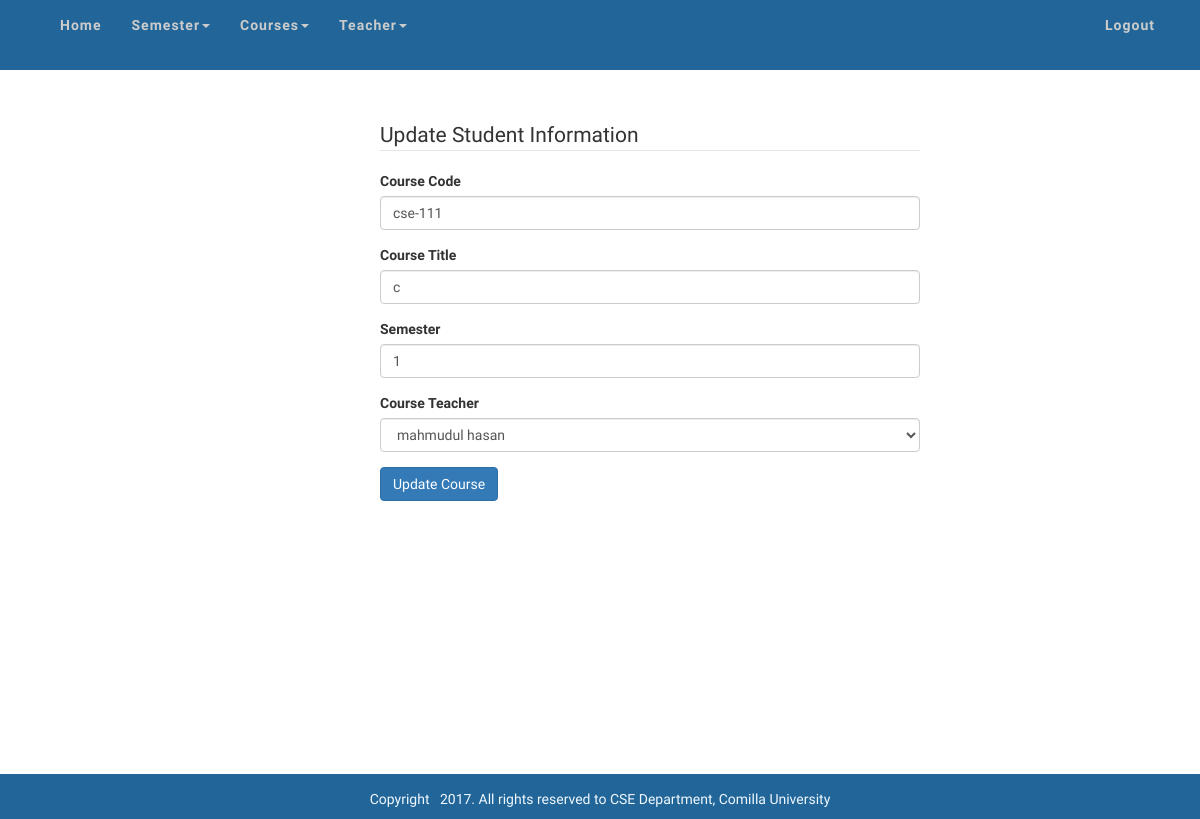
The page /admin/edit_course.php?c_id=4 (signed in) on the database its author committed.
### tables this page shows
CREATE TABLE `courses` (
  `c_id` int(11) NOT NULL,
  `course_code` varchar(255) NOT NULL,
  `course_title` varchar(255) NOT NULL,
  `semester` int(11) NOT NULL,
  `course_teacher_id` int(11) NOT NULL,
  `course_credit` int(11) NOT NULL
);

### admin/edit_course.php (the view, shortened to what this page needs)
<?php include "admin_header.php";?>
<?php include "admin_menu.php"?>
<?php
    if(isset($_GET['c_id'])){
        $course_edit_id = $_GET['c_id'];
    }
    $query = "SELECT * FROM courses WHERE c_id = {$course_edit_id}";
    $course_query = mysqli_query($connection,$query);
    while($row = mysqli_fetch_assoc($course_query)){
        $course_code = $row['course_code'];
        $course_title = $row['course_title'];
        $semester = $row['semester'];
        $course_teacher_id = $row['course_teacher_id'];
    }
?>
<div class="body_content container">
    <div class="col-md-3"></div>
    <div class="col-md-6 update-form">
        <form action="" method="post" enctype="multipart/form-data">
            <fieldset>
               <legend>Update Student Information</legend>
                <div class="form-group">
                    <label for="course_code"> Course Code</label>
                    <input type="text" class="form-control" name="course_code" id="course_code" placeholder="First Name" value="<?php echo $course_code; ?>">
                </div>
                <div class="form-group">
                    <label for="course_title">Course Title</label>
                    <input type="text" class="form-control" name="course_title" id="course_title" placeholder="Last Name" value="<?php echo $course_title; ?>">
                </div>
                <div class="form-group">
                    <label for="semester">Semester</label>
                    <input type="text" class="form-control" name="semester" id="semester" placeholder="Semester Number" value="<?php echo $semester; ?>">
                </div>
                <div class="form-group">
                    <label for="course_teacher">Course Teacher</label>
                    <select name="course_teacher_id" id="" class="form-control">
                        <?php
                            $query = "SELECT * FROM teacher WHERE teacher_id = $course_teacher_id";
                            $teacher_query = mysqli_query($connection,$query);
                            while($row = mysqli_fetch_assoc($teacher_query)){
                                $teacher_id = $row['teacher_id'];
                                $teacher_name = $row['teacher_name'];
                                echo " <option value='{$teacher_id}'>{$teacher_name}</option> ";
                            }
                        ?>
                    </select>
                </div>
                <div class="form-group">
                    <input type="submit" class="btn btn-primary" name="update_course" value="Update Course">
                </div>
            </fieldset>
        </form>
    </div>
    <div class="col-md-3"></div>
</div>
<?php include "admin_footer.php" ?>

### css/style.css (style rules this page uses)
body { margin: 0; padding: 0; font-family: 'Oxygen', sans-serif; }
.body_content { min-height: 88vh; }
.update-form { margin: 0 auto; }
.update-form { margin: 50px; }

### rows shown on the page
courses: course_code "cse-111", course_title "c", semester "1"

### other values the page prints
form field course_teacher_id "mahmudul hasan"
